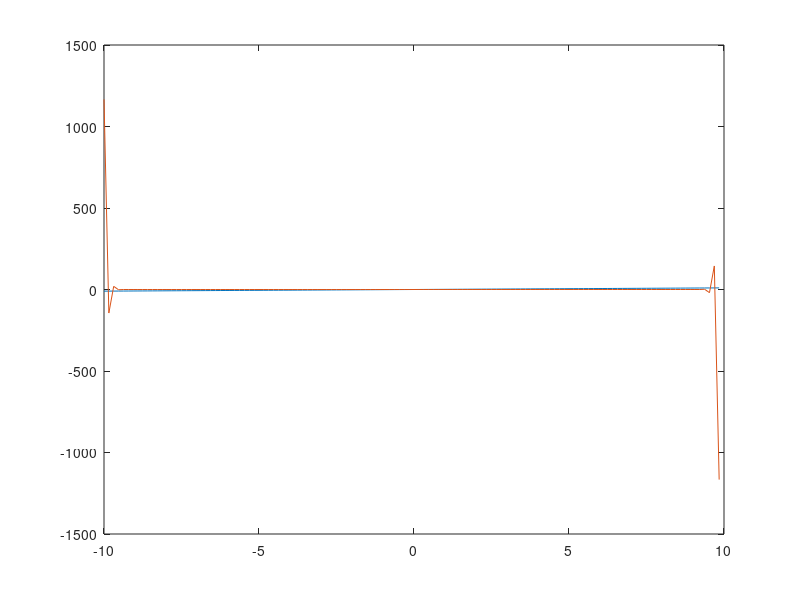

Write MATLAB code to recreate this figure.
Nx = 128
Xmax = 10

dx = 2 * Xmax / Nx;

x = -Xmax + [0:Nx-1]*dx;

D2x = -1/560*(diag(ones(1,Nx-4),4) + diag(ones(1,Nx-4),-4) + diag(ones(1,4),Nx-4) + diag(ones(1,4),-(Nx-4)))...
    + 8/315*(diag(ones(1,Nx-3),3) + diag(ones(1,Nx-3),-3)  + diag(ones(1,3),Nx-3) + diag(ones(1,3),-(Nx-3)))...
    + -1/5*(diag(ones(1,Nx-2),2) + diag(ones(1,Nx-2),-2)   + diag(ones(1,2),Nx-2) + diag(ones(1,2),-(Nx-2)))...
    + 8/5*(diag(ones(1,Nx-1),1) + diag(ones(1,Nx-1),-1)    + diag(ones(1,1),Nx-1) + diag(ones(1,1),-(Nx-1)) )...
    + -205/72*(diag(ones(1,Nx-0),0));
% D2x(1,end-4) = -1/560;
% D2x(1,end-3) = 8/315;
% D2x(1,end-2) = -1/5;
% D2x(1,end-1) = -205/72;
% D2x(end,4) = -1/560;
% D2x(end,33) = 8/315;
% D2x(end,2) = -1/5;
% D2x(end,1) = -205/72;

D2x = D2x/dx^2;

f = x;%ones(size(x));%exp(-x.^2);

dfdx2= D2x*f(:);

figure, plot(x,f,x,dfdx2)

%% GPE Basis
g = 1 
u = ones(size(x));

H0  = -0.5 * D2x;
Hgp = H0 + g * diag(abs(u(:)).^2);
[V0,D0] = eig(Hgp);
D0 = diag(D0); D0(1)

%%
Vgpe = V0(:,2:end);
L_bdg = H0 + 2 * g * diag(abs(u(:)).^2) - 1 * diag(ones(size(x)));
L_bdg = ctranspose(Vgpe) * L_bdg * Vgpe;
H_bdg_uv = g*diag(u(:).^2);
H_bdg_uv = ctranspose(Vgpe) * H_bdg_uv * Vgpe;
H_bdg = [L_bdg -H_bdg_uv; -ctranspose(H_bdg_uv)   L_bdg  ];
tz   = (diag([ones(1,size(L_bdg,1)) ones(1,size(L_bdg,1))*-1]));

[V,D] = eig(H_bdg,full(tz));
D = diag(D);




